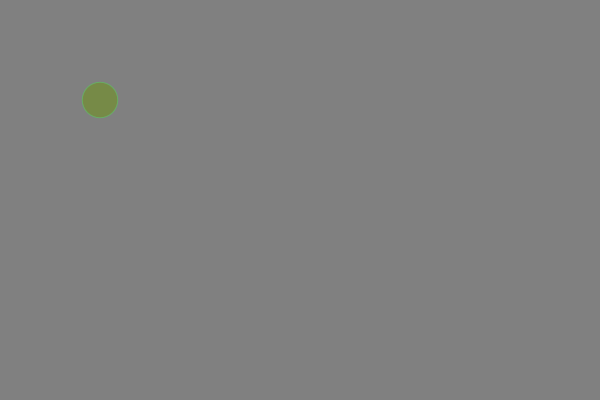
Frame 1 (no input)
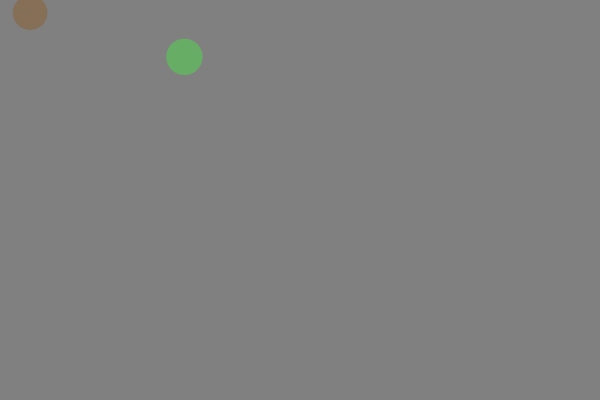
Frame 60 (the mouse pressed at the canvas centre just before this capture)
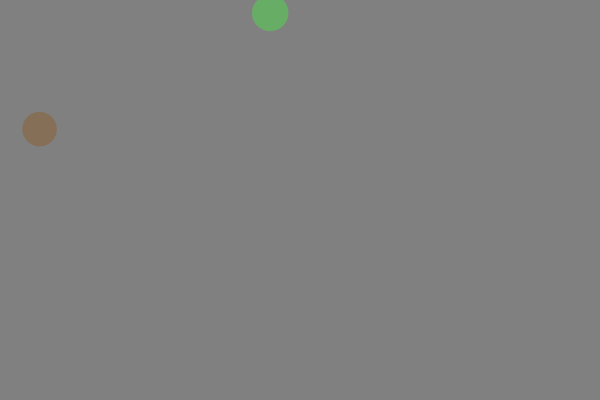
Frame 120 (the mouse held since frame 60 and released just before this capture)

The Processing sketch that drew these frames (run headless with seeded random() and noise(); from frame 60 on, the mouse is pressed at the canvas centre):

// Processing sketch: bolas_1
// ── bolas_1.pde
Bola bola0, bola1;

void setup() {
  size(600, 400);
  noStroke();
  bola0 = new Bola(100, 100, 30, 40);
  bola1 = new Bola(100, 100, 30, 40);
}

void draw() {
  background(128);
  bola0.desenhar();  
  bola1.desenhar();  
  bola0.mover();  
  bola1.mover();
}

class Bola {
  float x, y, vx, vy, tamanho;
  color cor;
  Bola(float px, float py, float tam_min, float tam_max) {
    x = px;
    y = py;
    tamanho = random(tam_min, tam_max);
    cor = color(random(255), random(255), random(255), 100);
    vx = random(-2, 2);
    vy = random(-2, 2);
  }
  void desenhar() {
    fill(cor);
    ellipse ( x, y, tamanho, tamanho);
  }
  void mover() {
    x = x + vx;
    if (x < 0 || x > width) { 
      vx = -vx;
    }
    y = y + vy;
    if (y < 0 || y > height) { 
      vy = -vy;
    }
  }
}
